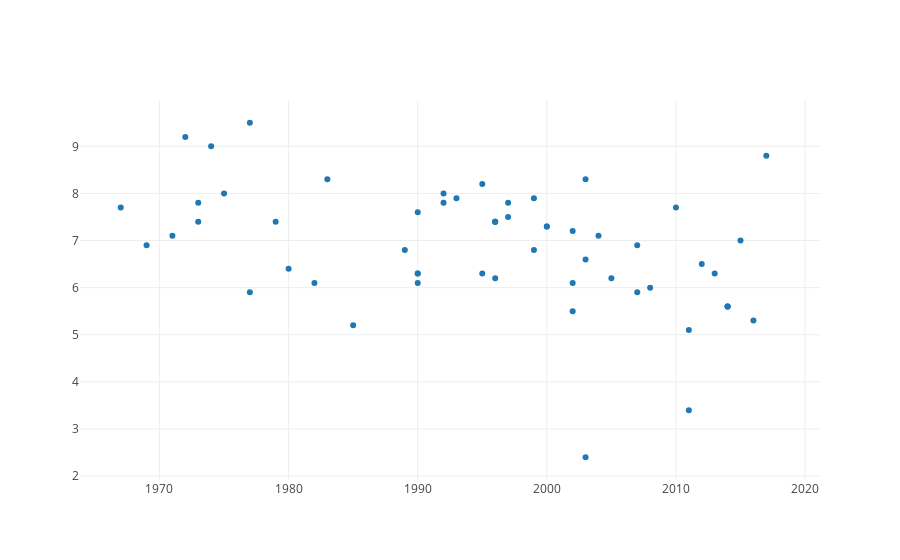

The code cell stored with this chart in its notebook:
### Code cell
facts.plotRatingToYear('Al Pacino')

### Figure 1 — Plotly figure (JSON) as saved in the notebook; plotly's stock layout.template omitted (floating-point values rounded to 4 significant figures)
{"data": [{"mode": "markers", "text": ["The Humbling", "Looking for Richard", "The Local Stigmatic", "Looking for Richard", "The Irishman", "Untitled Barry Levinson Project", "Hangman", "Dabka", "Misconduct", "Danny Collins", "Manglehorn", "The Humbling", "Phil Spector", "Stand Up Guys", "Jack and Jill", "The Son of No One", "You Don't Know Jack", "Righteous Kill", "Ocean's Thirteen", "88 Minutes", "Two for the Money", "The Merchant of Venice", "Angels in America", "Gigli", "The Recruit", "People I Know", "S1m0ne", "Insomnia", "Chinese Coffee", "Any Given Sunday", "The Insider", "The Devil's Advocate", "Donnie Brasco", "City Hall", "Heat", "Two Bits", "Carlito's Way", "Scent of a Woman", "Glengarry Glen Ross", "The Godfather: Part III", "Dick Tracy", "The Local Stigmatic", "Sea of Love", "Revolution", "Scarface", "Author! Author!", "Cruising", "...and justice for all.", "The Godfather: A Novel for Television", "Bobby Deerfield", "Dog Day Afternoon", "The Godfather: Part II", "Serpico", "Scarecrow", "The Godfather", "The Panic in Needle Park", "Me, Natalie", "N.Y.P.D.", "Chinese Coffee", "Looking for Richard"], "textposition": "top center", "type": "scatter", "x": [2014, 1996, 1990, 1996, 2018, 2018, 2017, 2017, 2016, 2015, 2014, 2014, 2013, 2012, 2011, 2011, 2010, 2008, 2007, 2007, 2005, 2004, 2003, 2003, 2003, 2002, 2002, 2002, 2000, 1999, 1999, 1997, 1997, 1996, 1995, 1995, 1993, 1992, 1992, 1990, 1990, 1990, 1989, 1985, 1983, 1982, 1980, 1979, 1977, 1977, 1975, 1974, 1973, 1973, 1972, 1971, 1969, 1967, 2000, 1996], "y": [5.6, 7.4, 6.3, 7.4, null, null, null, 8.8, 5.3, 7, 5.6, 5.6, 6.3, 6.5, 3.4, 5.1, 7.7, 6, 6.9, 5.9, 6.2, 7.1, 8.3, 2.4, 6.6, 5.5, 6.1, 7.2, 7.3, 6.8, 7.9, 7.5, 7.8, 6.2, 8.2, 6.3, 7.9, 8, 7.8, 7.6, 6.1, 6.3, 6.8, 5.2, 8.3, 6.1, 6.4, 7.4, 9.5, 5.9, 8, 9, 7.8, 7.4, 9.2, 7.1, 6.9, 7.7, 7.3, 7.4]}], "layout": {}}
